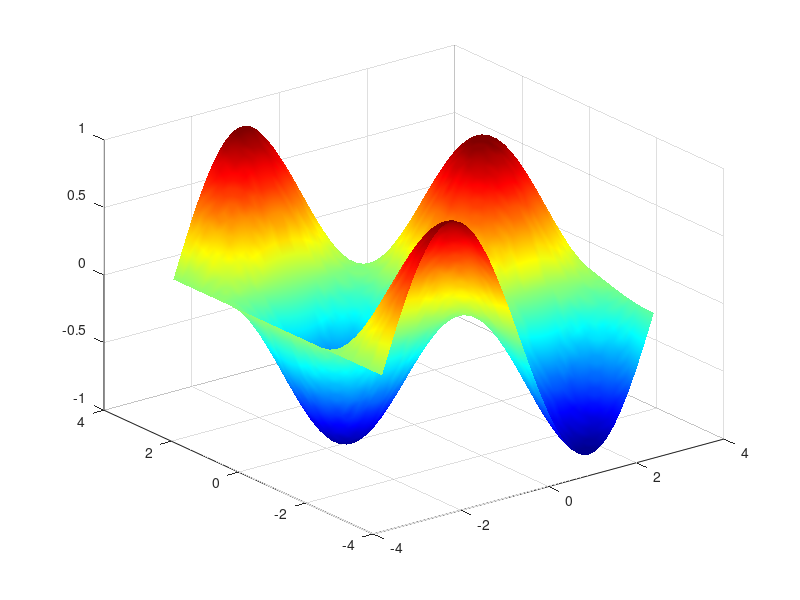

Write MATLAB code to recreate this figure.
clear;
x = -pi:0.1:pi;
y = -pi:0.1:pi;
[X, Y] = meshgrid(x, y);
Z = sin(X).*cos(Y);
surf(X,Y,Z);
colormap('jet');
% shading flat; % flat shading
shading interp; % interpolated shading
